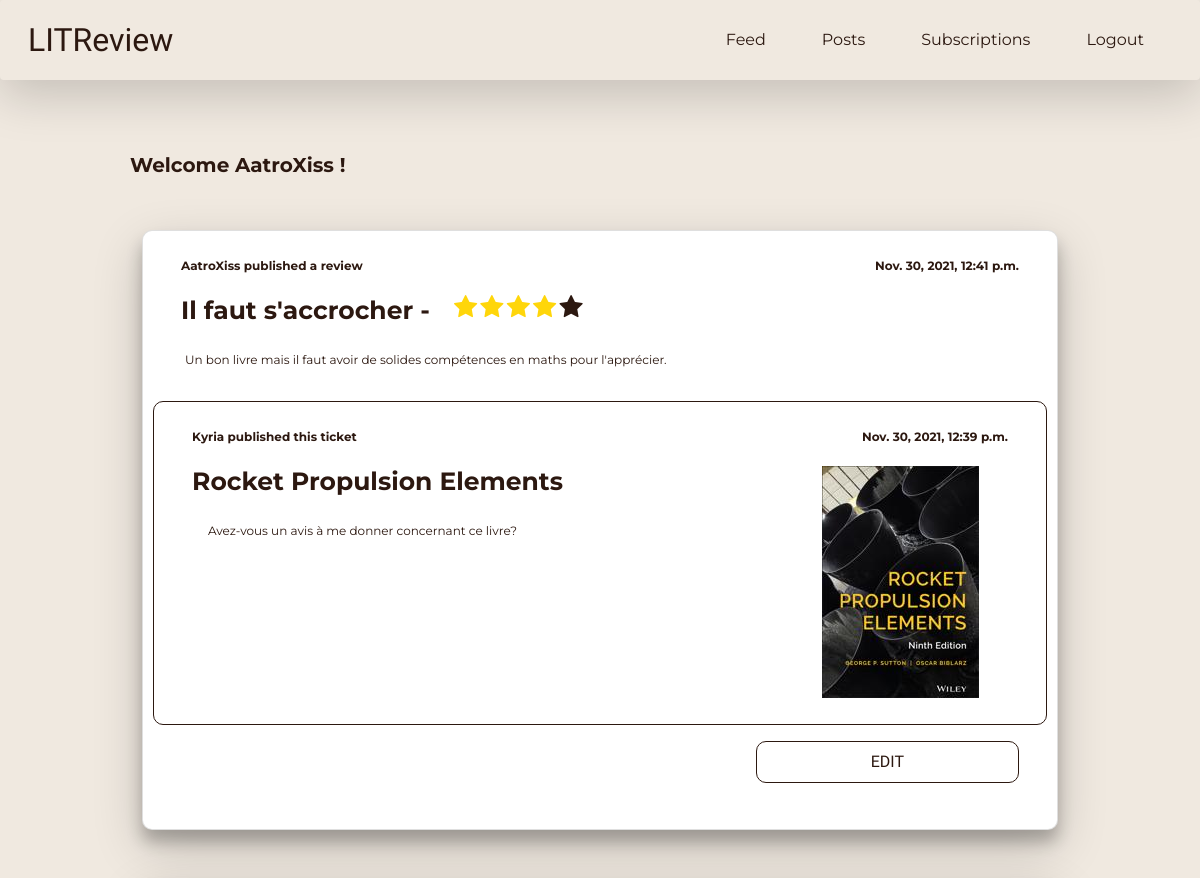
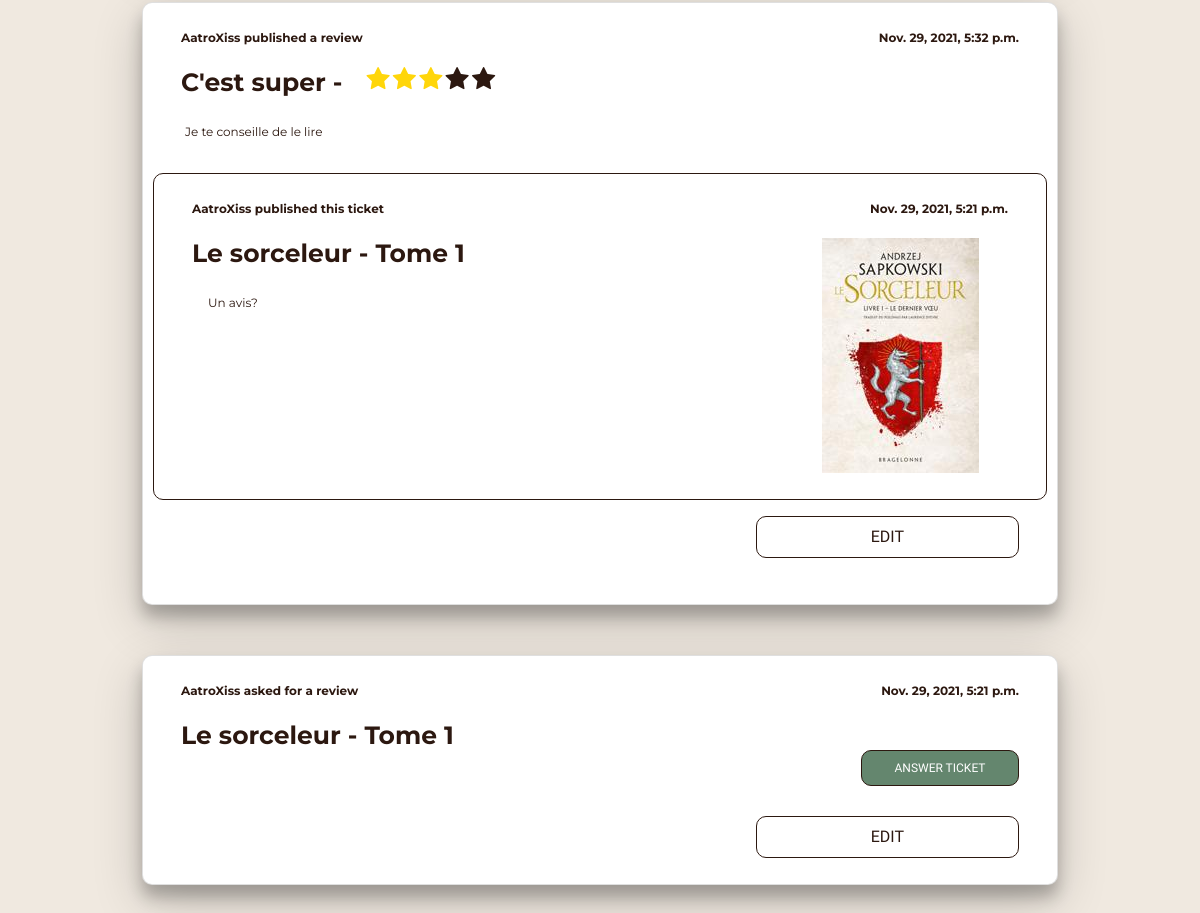
The page /view_posts (signed in) on the database its author committed (2 pictures, top to bottom).
### authentication/models.py (models this page shows)
class User(AbstractUser):
    profile_photo = models.ImageField()

### app/models.py (models this page shows, shortened)
class Review(models.Model):
    ticket = models.ForeignKey(to=Ticket, on_delete=models.CASCADE)
    rating = models.PositiveSmallIntegerField(
        choices=[(i, i) for i in range(1, 6)],
        validators=[MinValueValidator(0), MaxValueValidator(5)])
    headline = models.CharField(max_length=128)
    body = models.CharField(max_length=8192, blank=True)
    user = models.ForeignKey(
        to=settings.AUTH_USER_MODEL, on_delete=models.CASCADE)
    time_created = models.DateTimeField(auto_now_add=True)

class Ticket(models.Model):
    title = models.CharField(max_length=128)
    description = models.TextField(max_length=2048, blank=True)
    user = models.ForeignKey(to=settings.AUTH_USER_MODEL,
                             on_delete=models.CASCADE)
    image = models.ImageField(null=True, blank=True)
    time_created = models.DateTimeField(auto_now_add=True)
    IMAGE_MAX_SIZE = (157, 250)

### app/views.py (the view)
# urls.py: path('view_posts', app.views.view_posts, name='view_posts'),
@login_required
def view_posts(request):
    reviews = Review.objects.filter(user=request.user)
    reviews = reviews.annotate(content_type=Value('REVIEW', CharField()))
    tickets = Ticket.objects.filter(user=request.user)
    tickets = tickets.annotate(content_type=Value('TICKET', CharField()))
    posts = sorted(
        chain(reviews, tickets),
        key=lambda x: x.time_created,
        reverse=True
    )
    paginator = Paginator(posts, 5)
    page_number = request.GET.get('page')
    page_obj = paginator.get_page(page_number)
    context = {
        'posts': posts,
        'page_obj': page_obj,
    }
    return render(request, 'app/view_posts.html', context)

### app/templates/app/view_posts.html (shortened to what this page needs)
{% extends 'base.html' %}
{% block content %}
<div class="container sub-container">
    {% for instance in page_obj %}
        {% if instance.content_type == 'TICKET' %}
            {% include './snippets/ticket_snippet.html' %}
        {% elif instance.content_type == 'REVIEW' %}
            {% include './snippets/review_snippet.html' %}
        {% endif %}
    {% endfor %}
</div>
{% endblock content%}

### templates/base.html (shortened to what this page needs)
<!DOCTYPE html>
<html lang="en">
<head>
    <link href="https://cdn.jsdelivr.net/npm/bootstrap@5.1.3/dist/css/bootstrap.min.css" rel="stylesheet">
    <link rel="stylesheet" href="https://cdnjs.cloudflare.com/ajax/libs/font-awesome/4.7.0/css/font-awesome.min.css">
    {% load static %}
    <link rel="stylesheet" type="text/css" href="{% static 'litreview/style.css' %}">
</head>
<body>
    <nav class="navbar navbar-expand-lg navbar-dark shadow-lg p-3 mb-5 rounded nav-main">
        <div class="container-fluid">
          <a class="navbar-brand nav-logo" href="{% url 'feed' %}">LITReview</a>
          {% if user.is_authenticated %}
          <div class="collapse navbar-collapse justify-content-end" id="navbarNav">
            <ul class="navbar-nav">
              <li class="nav-item">
                <a class="nav-link" href="{% url 'feed' %}">Feed</a>
              </li>
              <li class="nav-item">
                <a class="nav-link" href="{% url 'view_posts' %}">Posts</a>
              </li>
              <li class="nav-item">
                <a class="nav-link" href="{% url 'follow' %}">Subscriptions</a>
              </li>
              <li class="nav-item">
                <a class="nav-link" href="{% url 'logout' %}">Logout</a>
              </li>
            </ul>
          </div>
          {% endif %}
        </div>
      </nav>
      {% if user.is_authenticated %}
      <div class="container main-container">
        <div class="row">
          <p class="welcome-message">Welcome {{ request.user }} !</p>
        </div>
      {% endif %}
        {% block content %}{% endblock content%}
      </div>
</body>
</html>

### app/templates/app/snippets/review_snippet.html (shortened to what this page needs)
{% block content %}
<div class="card card-feed">
    <div class="card-body">
        <div class="container">
            <div class="row row-margin">
                <div class="col-8">
                    <p class="card-user">{{ instance.user }} published a review</p>
                </div>
                <div class="col-4">
                    <p class="card-time">{{ instance.time_created }}</p>
                </div>
            </div>
            <div class="row">
                <div class="col-auto mr-auto">
                    <h2 class="card-headline">{{ instance.headline }} -</h2>
                </div>
                <div class="col-auto mr-auto">
                    {% if instance.rating == 4 %}
                        <span class="fa fa-star checked"></span>
                        <span class="fa fa-star checked"></span>
                        <span class="fa fa-star checked"></span>
                        <span class="fa fa-star checked"></span>
                        <span class="fa fa-star"></span>
                    {% endif %}
                    {% if instance.rating == 3 %}
                        <span class="fa fa-star checked"></span>
                        <span class="fa fa-star checked"></span>
                        <span class="fa fa-star checked"></span>
                        <span class="fa fa-star"></span>
                        <span class="fa fa-star"></span>
                    {% endif %}
                </div>
            </div>
            <div class="row">
                <p class="card-body">{{ instance.body }}</p>
            </div>
        </div>
    </div>
    <div class="card card-in-review">
        <div class="card-body">
            <div class="container">
                <div class="row row-margin">
                    <div class="col-8">
                        <p class="card-user">{{ instance.ticket.user }} published this ticket</p>
                    </div>
                    <div class="col-4">
                        <p class="card-time">{{ instance.ticket.time_created }}</p>
                    </div>
                </div>
                <div class="row">
                    <div class="col-9">
                        <h2 class="card-headline">{{ instance.ticket.title }}</h2>
                        <p class="card-body">{{ instance.ticket.description }}</p>
                    </div>
                    <div class="col-3 card-cover">
                        <img src="{{ instance.ticket.image.url }}" alt="">
                    </div>
                </div>
            </div>
        </div>
    </div>
    {% if request.user == instance.user %}
    <div class="card-body">
        <div class="container">
            <div class="row row-margin">
                <div class="col-8">
                </div>
                <div class="col-4">
                    <a href="{% url 'edit_review' instance.id %}" class="btn btn-feed">Edit</a>
                </div>
            </div>
        </div>
    </div>
    {% endif %}
</div>
{% endblock %}

### app/templates/app/snippets/ticket_snippet.html
{% block content %}
<div class="card card-feed">
    <div class="card-body">
        <div class="container">
            <div class="row row-margin">
                <div class="col-8">
                    <p class="card-user">{{ instance.user }} asked for a review</p>
                </div>
                <div class="col-4">
                    <p class="card-text card-time">{{ instance.time_created }}</p>
                </div>
            </div>
            <div class="row">
                <div class="col-8">
                    <h2 class="card-headline">{{ instance.title }}</h2>
                </div>
                <div class="col-4 right">
                    <a href="{% url 'create_review_response' instance.id %}" class="btn btn-ticket">Answer ticket</a>
                </div>
            </div>
        </div>
    {% if request.user == instance.user %}
        <div class="container">
            <div class="row">
                <div class="col-8">
                </div>
                <div class="col-4">
                    <a href="{% url 'edit_ticket' instance.id %}" class="btn btn-feed">Edit</a>
                </div>
            </div>
        </div>
    {% endif %}
    </div>
</div>
{% endblock %}

### static/litreview/style.css (style rules this page uses)
:root { --dominant-color: #F0E9E0; --complementary-color: #2C1810; --accent-color: #64866E; --accent-color-2: #DAAA63; --white-color: #fff; --black-color: #000; --title-font: 'libre caslon text', serif; --body-font: 'montserrat', sans-serif; --title-font-size: 4.5rem; --large-font-size: 3rem; --medium-font-size: 2.5rem; --small-medium-font-size: 1.5rem; --body-font-size: 1rem; }
* { margin: 0; padding: 0; box-sizing: border-box; }
body { background: var(--dominant-color); }
h2 { font-family: var(--body-font); font-size: var(--small-medium-font-size); color: var(--complementary-color); margin: 0; padding: 0; margin-bottom: 10px !important; }
p { font-family: var(--body-font); font-size: var(--body-font-size); color: var(--complementary-color); margin: 0; padding: 0; }
a { font-family: var(--body-font); text-decoration: none; color: var(--complementary-color); }
li { list-style: none; font-family: var(--body-font); color: var(--complementary-color); margin-left: 20px; margin-right: 20px; }

### static/litreview/navbar.css (style rules this page uses)
.nav-main { background-color: var(--dominant-color); position: fixed; top: 0; z-index: 10; display: flex; width: 100%; height: 80px; padding: 0 4%; align-items: center; }
.nav-logo { color: var(--complementary-color) !important; font-size: 2em; font-family: var(--title-font); }
.nav-link { color: var(--complementary-color) !important; }

### static/litreview/layout.css (style rules this page uses)
.main-container { margin-top: 150px; padding-left: 100px; padding-right: 100px; }
.welcome-message { font-size: 20px; font-family: var(--body-font); font-weight: bold; color: var(--complementary-color); }
.sub-container { margin-top: 50px; }
.right { display: flex; justify-content: end; align-items: flex-end; }

### static/litreview/components.css (style rules this page uses)
.btn-feed { border-color: var(--complementary-color); border-width: 1px; border-radius: 10px; width: 100%; padding: 8px 18px; background-color: var(--white-color); font-size: 16px; font-family: var(--title-font); font-weight: 500; color: var(--complementary-color); text-decoration: none; text-transform: uppercase; }
.btn-ticket { margin-top: 30px; margin-bottom: 30px; border-color: var(--complementary-color); border-width: 1px; border-radius: 10px; width: 60%; padding: 8px 18px; background-color: var(--accent-color); font-size: 12px; font-family: var(--title-font); color: var(--white-color); text-decoration: none; text-transform: uppercase; }
.card-feed { border-radius: 10px; box-shadow: 0 12px 16px 0 rgba(0,0,0,0.24), 0 17px 50px 0 rgba(0,0,0,0.19); background-color: var(--white-color); padding: 10px; margin-bottom: 50px; }
.row-margin { margin-bottom: 20px !important; }
.card-user { font-size: 12px; font-family: var(--body-font); font-weight: bold; color: var(--complementary-color); }
.card-time { font-size: 12px; font-family: var(--body-font); font-weight: bold; color: var(--complementary-color); text-align: right; }
.card-headline { font-size: 25px; font-family: var(--body-font); font-weight: bolder; color: var(--complementary-color); text-align: left; }
.card-body { font-size: 12px; font-family: var(--body-font); color: var(--complementary-color); text-align: justify; }
.card-in-review { border-radius: 10px; border-width: 1px; border-color: var(--complementary-color); padding: 10px; }
.card-cover { max-height: 250px; }
.fa { font-size: 25px !important; }
.checked { color: #ffd60a; }

### rows shown on the page
User: user "AatroXiss"
Review: user "AatroXiss", time_created "Nov. 30, 2021, 12:41 p.m.", headline "Il faut s'accrocher", rating 4 (drawn), body "Un bon livre mais il faut avoir de solides compétences en maths pour l'apprécier.", ticket.user "Kyria", ticket.time_created "Nov. 30, 2021, 12:39 p.m.", ticket "Rocket Propulsion Elements", ticket.description "Avez-vous un avis à me donner concernant ce livre?", ticket.image (picture), shows "EDIT"
Review: user "AatroXiss", time_created "Nov. 29, 2021, 5:32 p.m.", headline "C'est super", rating 3 (drawn), body "Je te conseille de le lire", ticket.user "AatroXiss", ticket.time_created "Nov. 29, 2021, 5:21 p.m.", ticket "Le sorceleur - Tome 1", ticket.description "Un avis?", ticket.image (picture), shows "EDIT"
Ticket: user "AatroXiss", time_created "Nov. 29, 2021, 5:21 p.m.", title "Le sorceleur - Tome 1", shows "EDIT"
